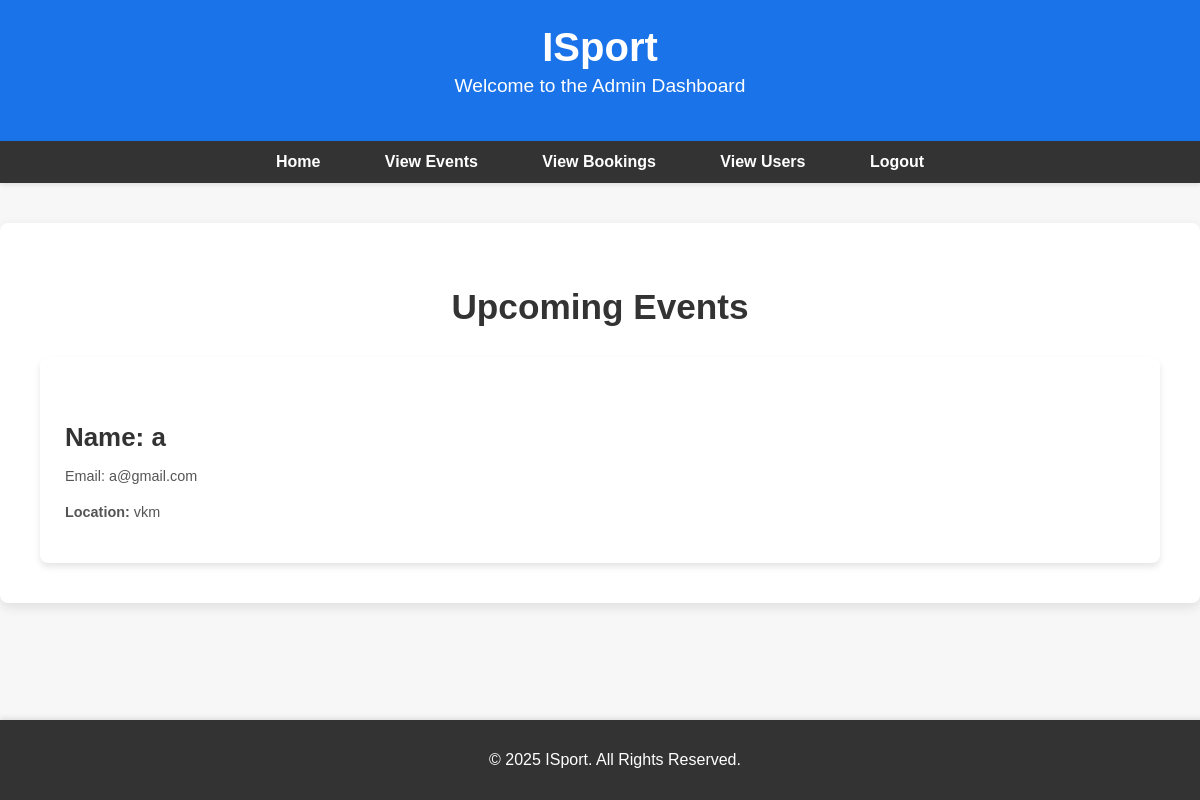
/viewusers/, run on the app's committed database.
### app/models.py (models this page shows, shortened)
class FanRegister(models.Model):
    email = models.EmailField(unique=True)
    name = models.TextField()
    phone = models.IntegerField()
    password = models.TextField()
    location= models.TextField()
    confirm_password=models.TextField()
    favoriteevent=models.TextField()
    favoriteteam=models.TextField()

### app/views.py (the view)
# urls.py: path('viewusers/', views.viewusers, name='viewusers'),
def viewusers(request):
    users=FanRegister.objects.all()
    return render(request,'admin/viewusers.html',{'users':users})

### templates/admin/viewusers.html (shortened to what this page needs)
<!DOCTYPE html>
<html lang="en">
<head>
</head>
<body>
    <header>
        <h1>ISport</h1>
        <p>Welcome to the Admin Dashboard</p>
    </header>
    <nav>
        <ul>
            <li><a href="../adminhome">Home</a></li>
            <li><a href="../adminview_events">View Events</a></li>
            <li><a href="../adminbookings">View Bookings</a></li>
            <li><a href="../viewusers">View Users</a></li>
            <li><a href="../logout">Logout</a></li>
        </ul>
    </nav>
    <div class="content-wrapper">
        <h1>Upcoming Events</h1>
        <div class="events-container">
            {% for event in users %}
            <div class="event-item">
                <div class="event-details">
                    <h3>Name: {{ event.name }}</h3>
                    <p>Email: {{ event.email }}</p>
                    <p><strong>Location:</strong> {{ event.location }}</p>
                </div>
            </div>
            {% empty %}
            <p>No events available at the moment.</p>
            {% endfor %}
        </div>
    </div>
    <footer>
        <p>&copy; 2025 ISport. All Rights Reserved.</p>
    </footer>
</body>
</html>

### templates/admin/viewusers.html (style rules this page uses)
body { font-family: 'Arial', sans-serif; background-color: #f7f7f7; margin: 0; padding: 0; color: #333; }
header { background-color: #1a73e8; color: white; text-align: center; padding: 25px 0; box-shadow: 0 4px 12px rgba(0, 0, 0, 0.1); }
header h1 { font-size: 2.5em; margin: 0; }
header p { font-size: 1.2em; margin-top: 5px; }
nav { background-color: #333; padding: 12px 0; text-align: center; box-shadow: 0 2px 5px rgba(0, 0, 0, 0.1); }
nav ul { list-style-type: none; margin: 0; padding: 0; }
nav ul li { display: inline; margin: 0 15px; }
nav ul li a { color: white; text-decoration: none; font-weight: bold; font-size: 16px; padding: 10px 15px; border-radius: 5px; transition: background-color 0.3s ease; }
.content-wrapper { max-width: 1200px; margin: 40px auto; padding: 40px; background-color: white; border-radius: 8px; box-shadow: 0 4px 12px rgba(0, 0, 0, 0.1); }
.content-wrapper h1 { text-align: center; color: #333; font-size: 2.2em; margin-bottom: 30px; }
.events-container { display: flex; flex-direction: column; gap: 20px; }
.event-item { display: flex; flex-direction: column; padding: 25px; background-color: #ffffff; border-radius: 8px; box-shadow: 0 4px 6px rgba(0, 0, 0, 0.1); transition: transform 0.3s ease, box-shadow 0.3s ease; }
.event-item h3 { font-size: 1.8em; color: #333; margin-bottom: 10px; font-weight: bold; }
.event-item p { font-size: 1em; color: #555; line-height: 1.5; }
.event-details { margin-top: 15px; font-size: 0.9em; color: #777; }
footer { background-color: #333; color: white; text-align: center; padding: 15px; position: fixed; bottom: 0; width: 100%; box-shadow: 0 -2px 5px rgba(0, 0, 0, 0.1); }

### data on the page
FanRegister: name "a", email "a@gmail.com", location "vkm"
